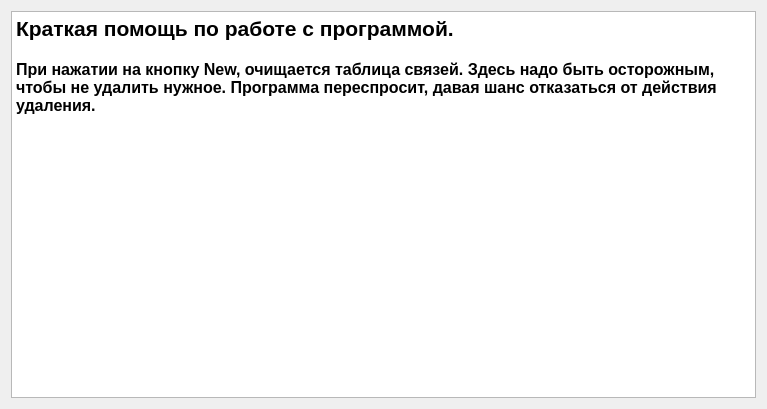
<?xml version="1.0" encoding="UTF-8"?>
<ui version="4.0">
 <class>help</class>
 <widget class="QDialog" name="help">
  <property name="geometry">
   <rect>
    <x>0</x>
    <y>0</y>
    <width>767</width>
    <height>409</height>
   </rect>
  </property>
  <property name="windowTitle">
   <string>Help</string>
  </property>
  <layout class="QVBoxLayout" name="verticalLayout">
   <item>
    <widget class="QTextBrowser" name="textBrowser">
     <property name="html">
      <string>&lt;!DOCTYPE HTML PUBLIC &quot;-//W3C//DTD HTML 4.0//EN&quot; &quot;http://www.w3.org/TR/REC-html40/strict.dtd&quot;&gt;
&lt;html&gt;&lt;head&gt;&lt;meta name=&quot;qrichtext&quot; content=&quot;1&quot; /&gt;&lt;style type=&quot;text/css&quot;&gt;
p, li { white-space: pre-wrap; }
&lt;/style&gt;&lt;/head&gt;&lt;body style=&quot; font-family:'Ubuntu'; font-size:9pt; font-weight:400; font-style:normal;&quot;&gt;
&lt;p style=&quot; margin-top:0px; margin-bottom:0px; margin-left:0px; margin-right:0px; -qt-block-indent:0; text-indent:0px;&quot;&gt;&lt;span style=&quot; font-family:'MS Shell Dlg 2'; font-size:16pt; font-weight:600;&quot;&gt;Краткая помощь по работе с программой.&lt;/span&gt;&lt;/p&gt;
&lt;p style=&quot;-qt-paragraph-type:empty; margin-top:0px; margin-bottom:0px; margin-left:0px; margin-right:0px; -qt-block-indent:0; text-indent:0px; font-family:'MS Shell Dlg 2'; font-size:12pt; font-weight:600;&quot;&gt;&lt;br /&gt;&lt;/p&gt;
&lt;p style=&quot; margin-top:0px; margin-bottom:0px; margin-left:0px; margin-right:0px; -qt-block-indent:0; text-indent:0px;&quot;&gt;&lt;span style=&quot; font-family:'MS Shell Dlg 2'; font-size:12pt; font-weight:600;&quot;&gt;При нажатии на кнопку New, очищается таблица связей. Здесь надо быть осторожным, чтобы не удалить нужное. Программа переспросит, давая шанс отказаться от действия удаления. &lt;/span&gt;&lt;/p&gt;&lt;/body&gt;&lt;/html&gt;</string>
     </property>
    </widget>
   </item>
  </layout>
 </widget>
 <resources/>
 <connections/>
</ui>
